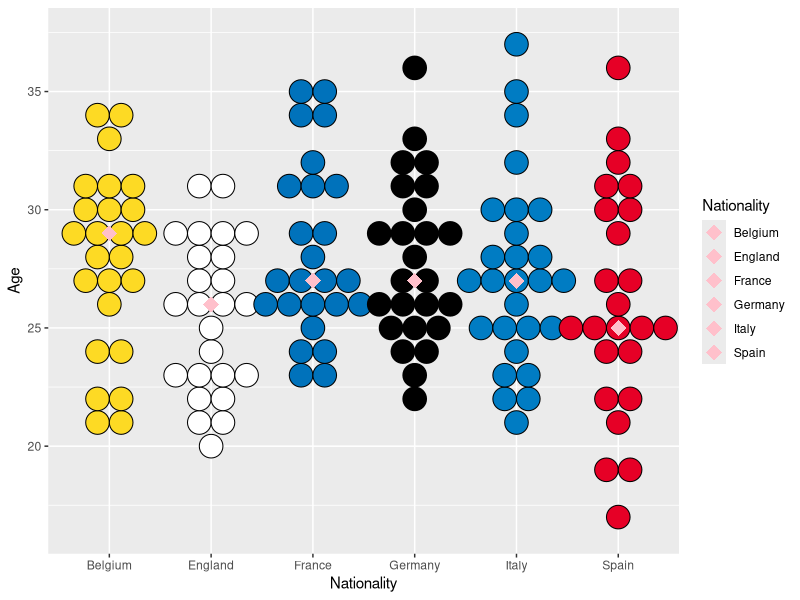
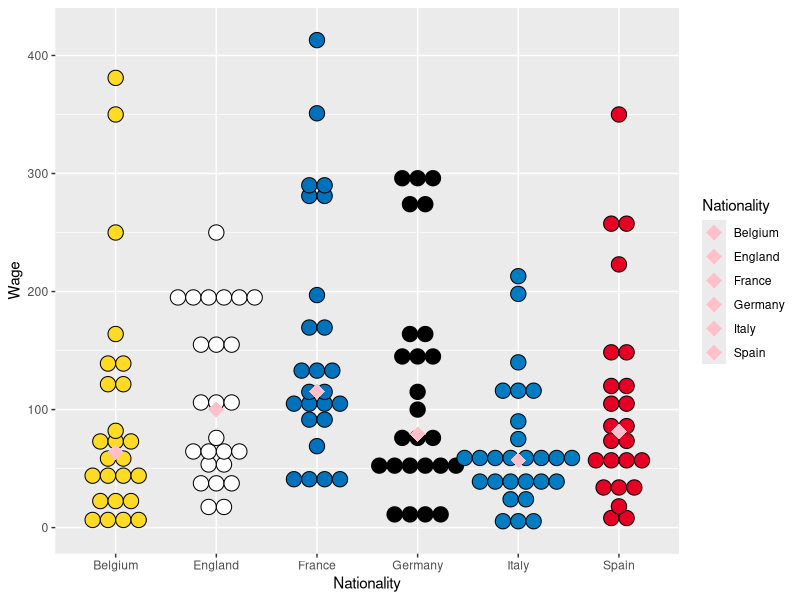
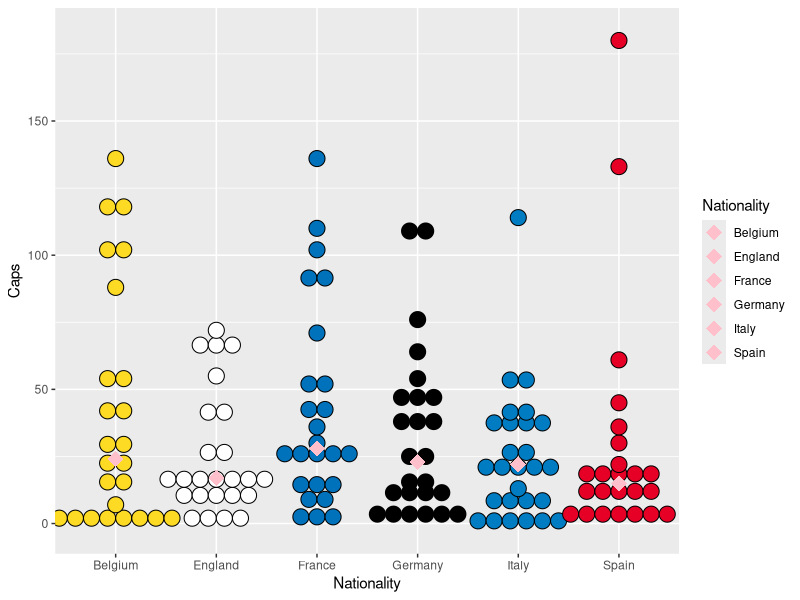
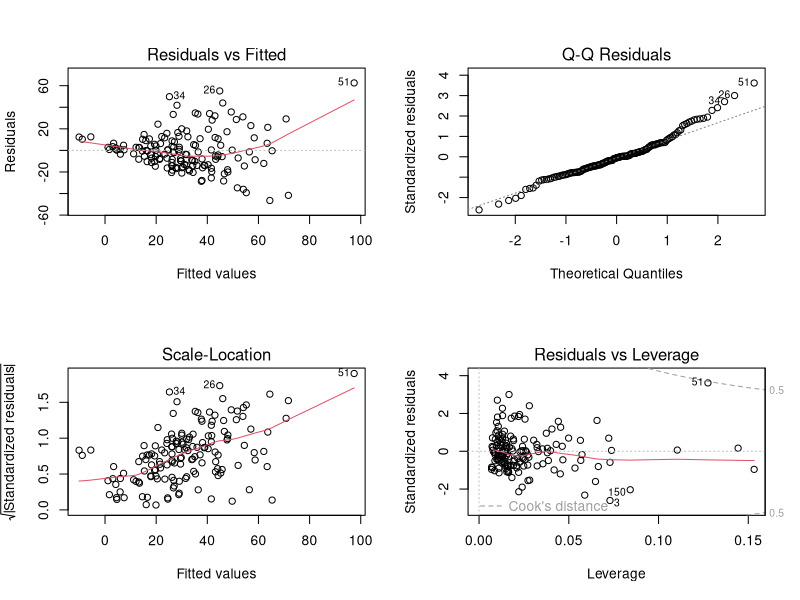
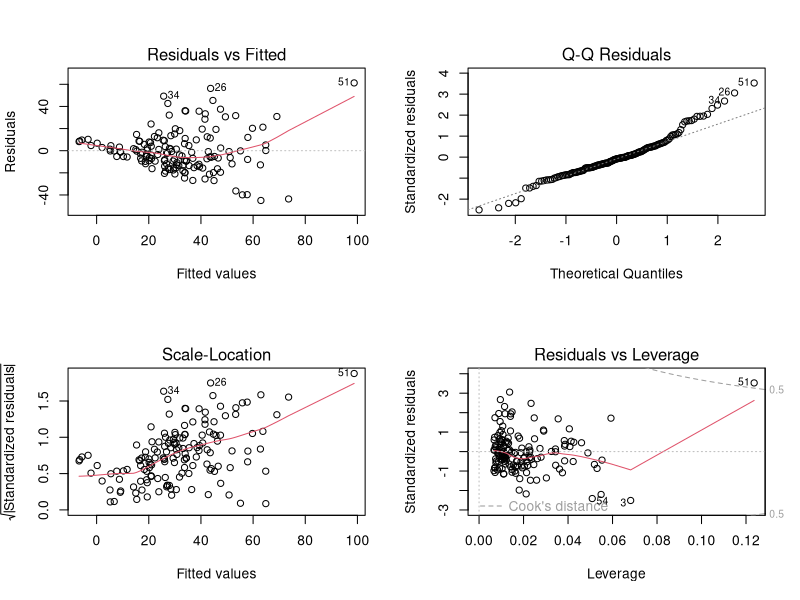
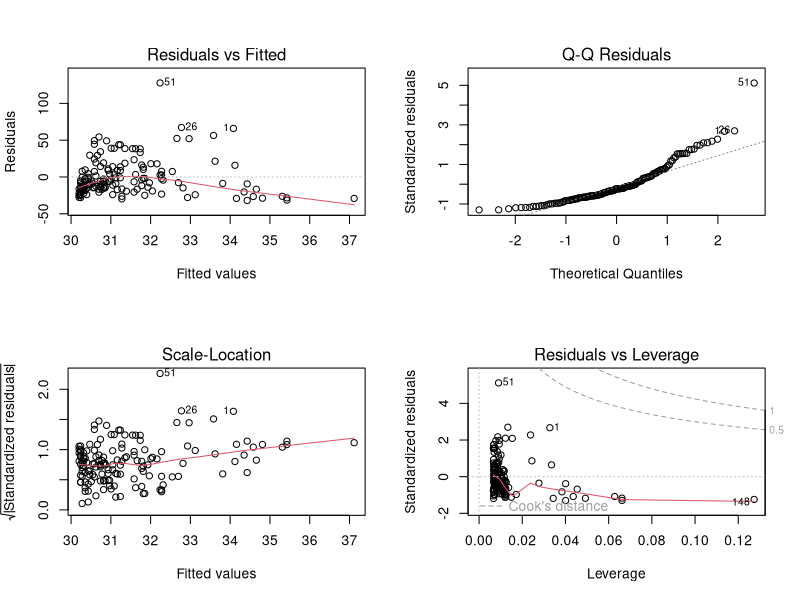
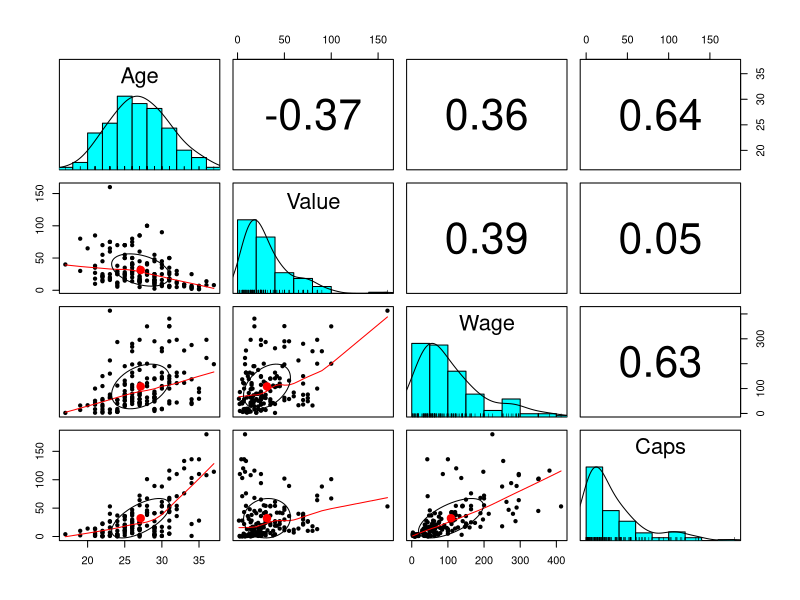

Generate these figures, in order, with R:
## ---- chunk 1
knitr::opts_chunk$set(echo = TRUE)
library(tidyverse)
## ---- chunk 2
MoneyballData = read.csv("Moneyball Soccer Dataset.csv")
names(MoneyballData) = c("Players","Nationality","Club","Position","Age","Value","Wage","Caps")
attach(MoneyballData)
MoneyballData[9:13] <- list(NULL)
 MoneyballData <- MoneyballData[-c(152:183), ]
 MoneyballData <- MoneyballData %>% 
  arrange(Nationality, factor(Position, levels = c('FW', 'MF', 'DF', 'GK')))
## ---- chunk 3
# Dot Plot to see Equal Variance (value, wage and caps)

# age
plot <- ggplot(MoneyballData, aes(x=Nationality, y=Age, fill = Nationality)) + scale_fill_manual(values=c("#FDDA24", "#FFFFFF", "#0072BB", "#000000", "#007CC3", "#E60026")) +
  geom_dotplot(binaxis='y', stackdir='center', binwidth = 1) + stat_summary(fun=median, geom="point", shape=18,
                 size=5, color="pink")
plot

# wage
plot <- ggplot(MoneyballData, aes(x=Nationality, y=Wage, fill = Nationality)) + scale_fill_manual(values=c("#FDDA24", "#FFFFFF", "#0072BB", "#000000", "#007CC3", "#E60026")) +
  geom_dotplot(binaxis='y', stackdir='center', binwidth = 13) + stat_summary(fun=median, geom="point", shape=18,
                 size=5, color="pink")
plot

# caps
plot <- ggplot(MoneyballData, aes(x=Nationality, y=Caps, fill = Nationality)) + scale_fill_manual(values=c("#FDDA24", "#FFFFFF", "#0072BB", "#000000", "#007CC3", "#E60026")) +
  geom_dotplot(binaxis='y', stackdir='center', binwidth = 6) + stat_summary(fun=median, geom="point", shape=18,
                 size=5, color="pink")
plot
## ---- chunk 4
attach(MoneyballData)
modelall <- lm(Value ~ Age + Wage + Caps)
summary(modelall)
par(mfrow=c(2,2))
plot(modelall) # Pattern in residual plot (Larger variance as fitted gets larger) but residual errors have mean value of zero, Normally distributed based on Q-Q plot, Errors have constant variance based on Scale-Location. Mbappe looks like a high leverage point based on Residuals vs Leverage.
## ---- chunk 5
modelwocaps <- lm(Value ~ Age + Wage)
summary(modelwocaps)
par(mfrow=c(2,2))
plot(modelwocaps) # same conclusions as modelall
## ---- chunk 6
modelcaps <- lm(Value ~ Caps)
summary(modelcaps)
par(mfrow=c(2,2))
plot(modelcaps) # bad Residuals vs. Fitted (Pattern in residual plot (smaller variance as fitted gets larger and residual errors have mean value not zero)
## ---- chunk 7
# correlation matrix
library(psych)
pairs.panels(MoneyballData[5:8])
